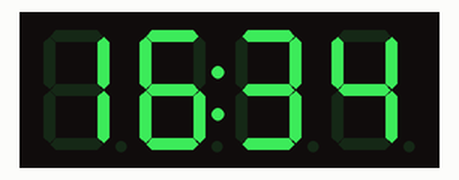
This sketch was run on a simulated Arduino Uno, built with avr-gcc and run on an emulated ATmega328P. Parts: 4-digit seven-segment display.

Above: at 0.1 s.
At 75.1 s:
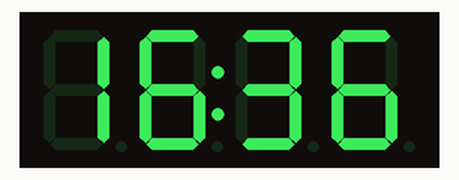

The sketch:

TM1637_TEST.ino
```cpp
/*
  Autor: Edgar Cano
  Rev: 09/04/2024
*/
#include <TimeLib.h>      // incluye libreria TimeLib
#include <TM1637Display.h>    // incluye libreria TM1637

#define CLK 53       // CLK a pin 2
#define DIO 52       // DIO a pin 3

TM1637Display display(CLK, DIO);  // crea objeto

void setup(){
  display.setBrightness(7);   // establece nivel de brillo
  setTime(16,34,45,20,6,2020);    // establece fecha y horario inicial
}

void loop(){
  time_t t = now();     // obtiene fecha y horario
  display.showNumberDecEx(hour(t), 0b01000000, false, 2, 0);  // muestra hora y enciende
                // los dos puntos separadores
  display.showNumberDec(minute(t), false, 2, 2);    // muestra minutos
  delay(100);       // demora de 100 mseg.
}
```
